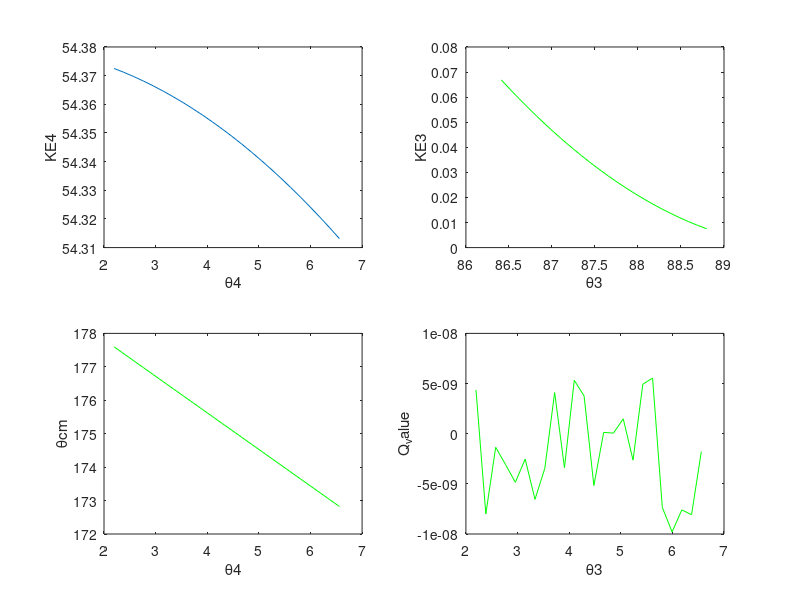

Reproduce this figure in MATLAB.
clc;
clear;
%..................S3_detector_angle_calculation...........................%
D=30; % All distance in cm
r(1:25)=0;
thetamin(1:24)=0;
thetamax(1:24)=0;
thetaavg(1:24)=0;
r(1)=1.1;
r(25)=3.5;
d=(r(25)-r(1))/24;
for(i=1:24)
    r(i)=r(1)+d*(i-1);
    thetamin(i)=atand(r(i)/D);
    thetamax(i)=atand((r(i)+d)/D);
    thetaavg(i)=(thetamin(i)+thetamax(i))/2;
end

u=931.494; %format long;
%........General..Program....................%
%.............................................%
     
    m1=10.012936*u;     %Projectile (B)
    m2=106.905091*u;    %Rest (107Ag)
    DE1=0;
    DE2=0;
    m3=106.905091*u+DE1;
    m4=10.012936*u+DE2;     % Recoile Excited state
    E1=m1+54.38;
    N=length(thetaavg);
    theta4=thetaavg;
    %N=100;
    %theta4=linspace(0,180,N);%Lighter one

%........................................................................%
%..............Part-one..Calculate..KE4..of..the..m4...particle...........%
P1=sqrt((E1^2)-(m1^2));Nmax=N;

for(i=1:N)
    
D(i)=4*P1*P1*(cosd(theta4(i)).^2)-4*((m2+E1)^2);
E=-4*(m2+E1)*(m3*m3-m1*m1-m2*m2-m4*m4-2*E1*m2);
F(i)=-4*(m4*m4)*P1*P1*(cosd(theta4(i))^2)-((m3*m3-m1*m1-m2*m2-m4*m4-2*E1*m2)^2);
 
    if(E*E-4*(D(i)*F(i))<0 )
    Nmax=i-1;
        if(Nmax==0)
            disp('No values are possible')
        else
        disp('All the values of theta4 are not possible.')
        disp('Maximum value of theta4 is')
        disp(theta4(Nmax))
        end
    break;   
    else
        KE4plus(i)=-m4+((-E+sqrt(E*E-4*(D(i)*F(i))))/(2*D(i)));
        KE4minus(i)=-m4+((-E-sqrt(E*E-4*(D(i)*F(i))))/(2*D(i)));  
    end
end

if(Nmax==N)
disp('All the values of theta4 are possible');
end

%.........Now check among KE4plus and KE4minus, which one is allowed......%

P4_p=sqrt(((m4+KE4plus).^2)-m4*m4);
P4_m=sqrt(((m4+KE4minus).^2)-m4*m4);
E4_p=m4+KE4plus;
E4_m=m4+KE4minus;
P3_p=sqrt(P1*P1+P4_p.^2-2*P1*P4_p.*cosd(theta4(1:Nmax)));
P3_m=sqrt(P1*P1+P4_m.^2-2*P1*P4_m.*cosd(theta4(1:Nmax)));
E3_p=sqrt(P3_p.^2+m3*m3);
E3_m=sqrt(P3_m.^2+m3*m3);
Etotal_p=E3_p+E4_p;
Etotal_m=E3_m+E4_m;
ET=E1+m2;
Erel_p=abs(ET-Etotal_p)*100/ET;
Erel_m=abs(ET-Etotal_m)*100/ET;

BOTH=0;
for(i=1:Nmax)
    if(Erel_m(i)<0.000001 && Erel_p(i)<0.000001 && KE4plus(i)>0&& KE4minus(i)>0 )
        BOTH=1;
        
    else
    if(Erel_p(i)<0.000001 && KE4plus(i)>0)
        KE4(i)=KE4plus(i);
        BOTH=2;
    end
    if(Erel_m(i)<0.000001 && KE4minus(i)>0)
        KE4(i)=KE4minus(i);
        BOTH=3;
    end
    end

         
    
end
%Nmax=length(KE4);
%....................................................................%

subplot(2,2,1);
if(BOTH==1)
plot(theta4(1:Nmax),KE4plus(1:Nmax),'g',theta4(1:Nmax),KE4minus(1:Nmax),'b')
xlabel('\theta4')
ylabel('KE4')
end
if(BOTH==2 || BOTH==3)
     Nmax=length(KE4);
plot(theta4(1:Nmax),KE4(1:Nmax))
xlabel('\theta4')
ylabel('KE4')
end


%.....................................................................%


...............Plot_of_KE3___Vs___Theta3 (If BOTH==1)..............................
............... When we have two good solution for E4 energy............................
if(BOTH==1) 
E4_p=m4+KE4plus;
E4_m=m4+KE4minus;
P4_p=real(sqrt((E4_p.^2)-m4*m4));
P4_m=real(sqrt((E4_m.^2)-m4*m4));
theta3_p=atand((P4_p.*sind(theta4(1:Nmax)))./(P1-(P4_p.*cosd(theta4(1:Nmax)))));
theta3_m=atand((P4_m.*sind(theta4(1:Nmax)))./(P1-(P4_m.*cosd(theta4(1:Nmax)))));
for(i=1:Nmax)
    if((P4_p(i)*sind(theta4(i)))==0 && (P1-(P4_p(i).*cosd(theta4(i))))==0)
    theta3_p(i)=90;  %when theta4=0 theta3 should be 90 degree
    end
    if((P4_m(i)*sind(theta4(i)))==0 && (P1-(P4_m(i).*cosd(theta4(i))))==0)
    theta3_m(i)=90;  %when theta4=0 theta3 should be 90 degree
    end
    if((P4_p(i)*sind(theta4(i)))==0 && (P1-(P4_p(i).*cosd(theta4(i))))>0)
    theta3_p(i)=0;  %
    end
    if((P4_m(i)*sind(theta4(i)))==0 && (P1-(P4_m(i).*cosd(theta4(i))))<0)
    theta3_m(i)=180;  %
    end
    if(theta3_p(i)<0)
        theta3_p(i)=theta3_p(i)+180;
    end
    if(theta3_m(i)<0)
        theta3_m(i)=theta3_m(i)+180;
    end
end
P3_p=sqrt(P1*P1+P4_p.^2-2*P1*P4_p.*cosd(theta4(1:Nmax)));
P3_m=sqrt(P1*P1+P4_m.^2-2*P1*P4_m.*cosd(theta4(1:Nmax)));
E3_p=sqrt(P3_p.^2+m3*m3);
E3_m=sqrt(P3_m.^2+m3*m3);
KE3_p=E3_p-m3;
KE3_m=E3_m-m3;

subplot(2,2,2);
plot(theta3_p,KE3_p,'g',theta3_m,KE3_m,'b')
xlabel('\theta3')
ylabel('KE3')
end
...............Plot_of_KE3___Vs___Theta3 (If BOTH==2 or 3)..............................
...............Only One type of KE4_energy solution is possible.........................
if(BOTH==2 || BOTH==3)
E4=m4+KE4;
P4=real(sqrt((E4.^2)-m4*m4));
theta3=atand((P4.*sind(theta4(1:Nmax)))./(P1-(P4.*cosd(theta4(1:Nmax)))));
for i=1:Nmax
    if((P4(i)*sind(theta4(i)))==0 && (P1-(P4(i)*cosd(theta4(i))))==0)
    theta3(i)=90;  %when theta4=0 theta3 should be 90 degree
    end
    if((P4(i)*sind(theta4(i)))==0 && (P1-(P4(i)*cosd(theta4(i))))>0)
    theta3(i)=0;  %
    end    
    if((P4(i)*sind(theta4(i)))==0 && (P1-(P4(i)*cosd(theta4(i))))<0)
    theta3(i)=180;  %
    end
    if(theta3(i)<0)
        theta3(i)=theta3(i)+180;
    end
end

P3=sqrt(P1*P1+P4.^2-2*P1*P4.*cosd(theta4(1:Nmax)));
E3=sqrt(P3.^2+m3*m3);
KE3=E3-m3;

subplot(2,2,2);
plot(theta3,KE3,'g')
xlabel('\theta3')
ylabel('KE3')
end
%............................Plot..of..Thetacm..vs..theta4.........................%
Ecm=sqrt(m1*m1+m2*m2+2*E1*m2);
E4cm=(Ecm*Ecm-m3*m3+m4*m4)/(2*Ecm);
P4cm=sqrt(E4cm*E4cm-m4*m4);
vcm=P1/(E1+m2);
gcm=(E1+m2)/sqrt(m1*m1+m2*m2+2*m2*E1);
G=gcm*gcm*(tand(theta4(1:Nmax)).^2)+1;
H=-2*vcm*(E4cm/P4cm)*gcm*gcm*(tand(theta4(1:Nmax)).^2);
I=gcm*gcm*(tand(theta4(1:Nmax)).^2)*vcm*vcm*((E4cm/P4cm)^2)-1;
for(i=1:Nmax)
    if(H(i)*H(i)-4*G(i)*I(i)>=0)
        thetacm_p(i)=acosd((-H(i)+sqrt((H(i)*H(i))-4*(G(i)*I(i))))/(2*G(i)));
        thetacm_m(i)=acosd((-H(i)-sqrt((H(i)*H(i))-4*(G(i)*I(i))))/(2*G(i)));
    end
end 
for(i=1:Nmax)
    if(isreal(thetacm_p(i))==1)
    Err_p(i)=abs(tand(theta4(i))-((sind(thetacm_p(i)))./(gcm*(-cosd(thetacm_p(i))+(vcm*E4cm/P4cm)))));
    else
        Err_p(i)=-1;
    end
    if(isreal(thetacm_m(i))==1)
    Err_m(i)=abs(tand(theta4(i))-((sind(thetacm_m(i)))./(gcm*(-cosd(thetacm_m(i))+(vcm*E4cm/P4cm)))));
    else
        Err_m(i)=-1;
    end
end
flag=0;
for(i=1:Nmax)
        if(Erel_p(i)<0.000001 && Erel_m(i)<0.000001)
        flag=1;
        else     
            if(Erel_p(i)<0.000001)
            thetacm(i)=thetacm_p(i);
            flag=2;
            end
            if(Erel_m(i)<0.000001)
            thetacm(i)=thetacm_m(i);
            flag=3;
            end
        end
end
subplot(2,2,3)
if(flag==1)
plot(theta4(1:Nmax),thetacm_p(1:Nmax),'g',theta4(1:Nmax),thetacm_m(1:Nmax),'b')
xlabel('\theta4')
ylabel('\thetacm')
end
if(flag==2 || flag==3)
plot(theta4(1:Nmax),thetacm(1:Nmax),'g')
xlabel('\theta4')
ylabel('\thetacm')
end

%...............................................................%


.................PLOT..of..Q-value..............................

%Q1=m1+m2-sqrt(m4*m4-m1*m1-m2*m2+2*E3*(m2+E1)-2*m2*E1-2*P1*(P3.*cosd(theta3)))-m4;
if(BOTH==1)
Q_p=m1+m2-sqrt(m3*m3-m1*m1-m2*m2+2*E4_p*(m2+E1)-2*m2*E1-2*P1*(P4_p.*cosd(theta4(1:Nmax))))-m3;
Q_m=m1+m2-sqrt(m3*m3-m1*m1-m2*m2+2*E4_m*(m2+E1)-2*m2*E1-2*P1*(P4_m.*cosd(theta4(1:Nmax))))-m3;
subplot(2,2,4)
plot(theta4(1:Nmax),Q_p,'g',theta4(1:Nmax),Q_m,'g')
xlabel('\theta3')
ylabel('Q_value')
end
if(BOTH==2 || BOTH==3)
Q=m1+m2-sqrt(m3*m3-m1*m1-m2*m2+2*E4*(m2+E1)-2*m2*E1-2*P1*(P4.*cosd(theta4(1:Nmax))))-m3;
subplot(2,2,4)
plot(theta4(1:Nmax),Q,'g')
xlabel('\theta3')
ylabel('Q_value')
end
%ylim([-10 +10 ])